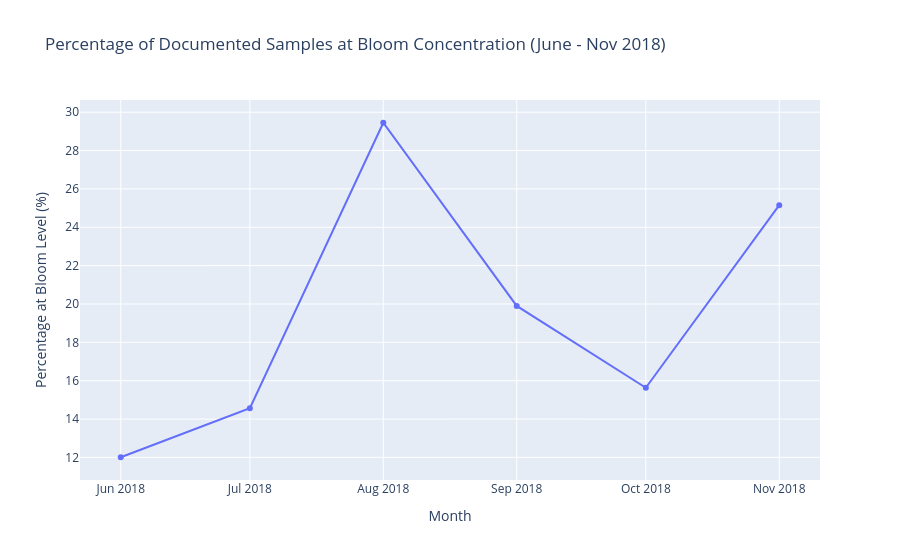

The cell this chart's notebook holds for it:
### Markdown cell above
## 11. Plot the monthly percentage at bloom concentration

Use `px.line()` with `monthly_summary` to plot `month` against `percent_bloom`. Show markers and add a question-focused title and readable axis labels.

### Code cell
fig = px.line(
    monthly_summary,
    x="month",
    y="percent_bloom",
    markers=True,
    title="Percentage of Documented Samples at Bloom Concentration (June - Nov 2018)",
    labels={
        "month": "Month",
        "percent_bloom": "Percentage at Bloom Level (%)"
    }
)
fig.show()

### Figure 1 — Plotly figure (JSON) as saved in the notebook; plotly's stock layout.template omitted (floating-point values rounded to 4 significant figures)
{"data": [{"hovertemplate": "Month=%{x}<br>Percentage at Bloom Level (%)=%{y}<extra></extra>", "legendgroup": "", "line": {"color": "#636efa", "dash": "solid"}, "marker": {"symbol": "circle"}, "mode": "lines+markers", "name": "", "orientation": "v", "showlegend": false, "type": "scatter", "x": ["2018-06-01T00:00:00.000000", "2018-07-01T00:00:00.000000", "2018-08-01T00:00:00.000000", "2018-09-01T00:00:00.000000", "2018-10-01T00:00:00.000000", "2018-11-01T00:00:00.000000"], "xaxis": "x", "y": [12.01, 14.57, 29.45, 19.9, 15.63, 25.15], "yaxis": "y"}], "layout": {"legend": {"tracegroupgap": 0}, "title": {"text": "Percentage of Documented Samples at Bloom Concentration (June - Nov 2018)"}, "xaxis": {"anchor": "y", "domain": [0, 1], "title": {"text": "Month"}}, "yaxis": {"anchor": "x", "domain": [0, 1], "title": {"text": "Percentage at Bloom Level (%)"}}}}
